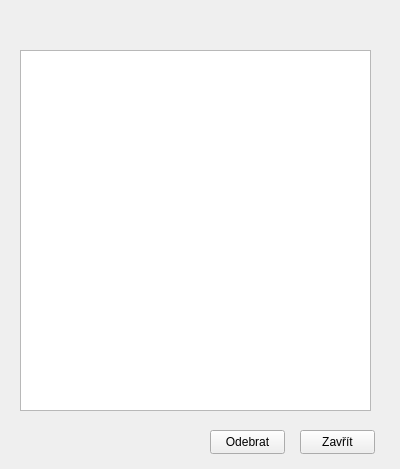
<?xml version="1.0" encoding="UTF-8"?>
<ui version="4.0">
 <class>Form</class>
 <widget class="QWidget" name="Form">
  <property name="geometry">
   <rect>
    <x>0</x>
    <y>0</y>
    <width>400</width>
    <height>469</height>
   </rect>
  </property>
  <property name="windowTitle">
   <string>Form</string>
  </property>
  <widget class="QTableView" name="tableView">
   <property name="geometry">
    <rect>
     <x>20</x>
     <y>50</y>
     <width>351</width>
     <height>361</height>
    </rect>
   </property>
   <property name="cursor" stdset="0">
    <cursorShape>PointingHandCursor</cursorShape>
   </property>
  </widget>
  <widget class="QPushButton" name="pushButton">
   <property name="geometry">
    <rect>
     <x>300</x>
     <y>430</y>
     <width>75</width>
     <height>24</height>
    </rect>
   </property>
   <property name="cursor">
    <cursorShape>PointingHandCursor</cursorShape>
   </property>
   <property name="text">
    <string>Zavřít</string>
   </property>
  </widget>
  <widget class="QPushButton" name="pushButton_2">
   <property name="geometry">
    <rect>
     <x>210</x>
     <y>430</y>
     <width>75</width>
     <height>24</height>
    </rect>
   </property>
   <property name="cursor">
    <cursorShape>PointingHandCursor</cursorShape>
   </property>
   <property name="text">
    <string>Odebrat</string>
   </property>
  </widget>
 </widget>
 <resources/>
 <connections/>
</ui>
